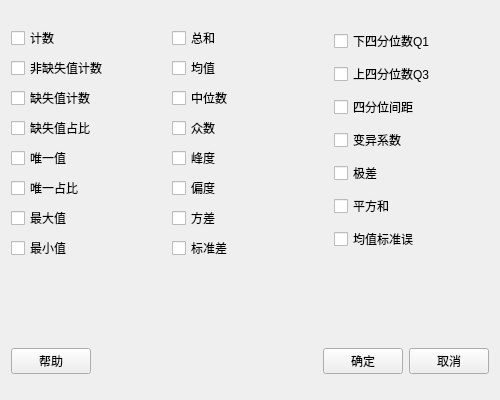
<?xml version="1.0" encoding="UTF-8"?>
<ui version="4.0">
 <class>Form</class>
 <widget class="QWidget" name="Form">
  <property name="geometry">
   <rect>
    <x>0</x>
    <y>0</y>
    <width>500</width>
    <height>400</height>
   </rect>
  </property>
  <property name="windowTitle">
   <string>显示描述性统计量</string>
  </property>
  <layout class="QVBoxLayout" name="verticalLayout_4">
   <item>
    <spacer name="verticalSpacer_3">
     <property name="orientation">
      <enum>Qt::Vertical</enum>
     </property>
     <property name="sizeType">
      <enum>QSizePolicy::Fixed</enum>
     </property>
     <property name="sizeHint" stdset="0">
      <size>
       <width>20</width>
       <height>15</height>
      </size>
     </property>
    </spacer>
   </item>
   <item>
    <layout class="QHBoxLayout" name="horizontalLayout_2">
     <item>
      <layout class="QVBoxLayout" name="verticalLayout_2">
       <item>
        <widget class="QCheckBox" name="checkBox_cnt">
         <property name="text">
          <string>计数</string>
         </property>
        </widget>
       </item>
       <item>
        <widget class="QCheckBox" name="checkBox_valid_cnt">
         <property name="text">
          <string>非缺失值计数</string>
         </property>
        </widget>
       </item>
       <item>
        <widget class="QCheckBox" name="checkBox_miss_cnt">
         <property name="text">
          <string>缺失值计数</string>
         </property>
        </widget>
       </item>
       <item>
        <widget class="QCheckBox" name="checkBox_miss_cnt_2">
         <property name="text">
          <string>缺失值占比</string>
         </property>
        </widget>
       </item>
       <item>
        <widget class="QCheckBox" name="checkBox_cov_3">
         <property name="text">
          <string>唯一值</string>
         </property>
        </widget>
       </item>
       <item>
        <widget class="QCheckBox" name="checkBox_cov_4">
         <property name="text">
          <string>唯一占比</string>
         </property>
        </widget>
       </item>
       <item>
        <widget class="QCheckBox" name="checkBox_max">
         <property name="text">
          <string>最大值</string>
         </property>
        </widget>
       </item>
       <item>
        <widget class="QCheckBox" name="checkBox_min">
         <property name="text">
          <string>最小值</string>
         </property>
        </widget>
       </item>
      </layout>
     </item>
     <item>
      <layout class="QVBoxLayout" name="verticalLayout_3">
       <item>
        <widget class="QCheckBox" name="checkBox_sum">
         <property name="text">
          <string>总和</string>
         </property>
        </widget>
       </item>
       <item>
        <widget class="QCheckBox" name="checkBox_mean">
         <property name="text">
          <string>均值</string>
         </property>
        </widget>
       </item>
       <item>
        <widget class="QCheckBox" name="checkBox_median">
         <property name="text">
          <string>中位数</string>
         </property>
        </widget>
       </item>
       <item>
        <widget class="QCheckBox" name="checkBox_mode">
         <property name="text">
          <string>众数</string>
         </property>
        </widget>
       </item>
       <item>
        <widget class="QCheckBox" name="checkBox_sum_2">
         <property name="text">
          <string>峰度</string>
         </property>
        </widget>
       </item>
       <item>
        <widget class="QCheckBox" name="checkBox_sum_3">
         <property name="text">
          <string>偏度</string>
         </property>
        </widget>
       </item>
       <item>
        <widget class="QCheckBox" name="checkBox_var">
         <property name="text">
          <string>方差</string>
         </property>
        </widget>
       </item>
       <item>
        <widget class="QCheckBox" name="checkBox_std">
         <property name="text">
          <string>标准差</string>
         </property>
        </widget>
       </item>
      </layout>
     </item>
     <item>
      <layout class="QVBoxLayout" name="verticalLayout">
       <item>
        <widget class="QCheckBox" name="checkBox_q1">
         <property name="text">
          <string>下四分位数Q1</string>
         </property>
        </widget>
       </item>
       <item>
        <widget class="QCheckBox" name="checkBox_q3">
         <property name="text">
          <string>上四分位数Q3</string>
         </property>
        </widget>
       </item>
       <item>
        <widget class="QCheckBox" name="checkBox_qrange">
         <property name="text">
          <string>四分位间距</string>
         </property>
        </widget>
       </item>
       <item>
        <widget class="QCheckBox" name="checkBox_cov">
         <property name="text">
          <string>变异系数</string>
         </property>
        </widget>
       </item>
       <item>
        <widget class="QCheckBox" name="checkBox_range">
         <property name="text">
          <string>极差</string>
         </property>
        </widget>
       </item>
       <item>
        <widget class="QCheckBox" name="checkBox_sum_4">
         <property name="text">
          <string>平方和</string>
         </property>
        </widget>
       </item>
       <item>
        <widget class="QCheckBox" name="checkBox_cov_2">
         <property name="text">
          <string>均值标准误</string>
         </property>
        </widget>
       </item>
      </layout>
     </item>
    </layout>
   </item>
   <item>
    <spacer name="verticalSpacer">
     <property name="orientation">
      <enum>Qt::Vertical</enum>
     </property>
     <property name="sizeHint" stdset="0">
      <size>
       <width>20</width>
       <height>40</height>
      </size>
     </property>
    </spacer>
   </item>
   <item>
    <layout class="QHBoxLayout" name="horizontalLayout">
     <item>
      <widget class="QPushButton" name="pushButton_ok_2">
       <property name="text">
        <string>帮助</string>
       </property>
      </widget>
     </item>
     <item>
      <spacer name="horizontalSpacer">
       <property name="orientation">
        <enum>Qt::Horizontal</enum>
       </property>
       <property name="sizeHint" stdset="0">
        <size>
         <width>40</width>
         <height>20</height>
        </size>
       </property>
      </spacer>
     </item>
     <item>
      <widget class="QPushButton" name="pushButton_ok">
       <property name="text">
        <string>确定</string>
       </property>
      </widget>
     </item>
     <item>
      <widget class="QPushButton" name="pushButton_cancel">
       <property name="text">
        <string>取消</string>
       </property>
      </widget>
     </item>
    </layout>
   </item>
   <item>
    <spacer name="verticalSpacer_2">
     <property name="orientation">
      <enum>Qt::Vertical</enum>
     </property>
     <property name="sizeType">
      <enum>QSizePolicy::Fixed</enum>
     </property>
     <property name="sizeHint" stdset="0">
      <size>
       <width>20</width>
       <height>15</height>
      </size>
     </property>
    </spacer>
   </item>
  </layout>
 </widget>
 <resources/>
 <connections/>
</ui>
